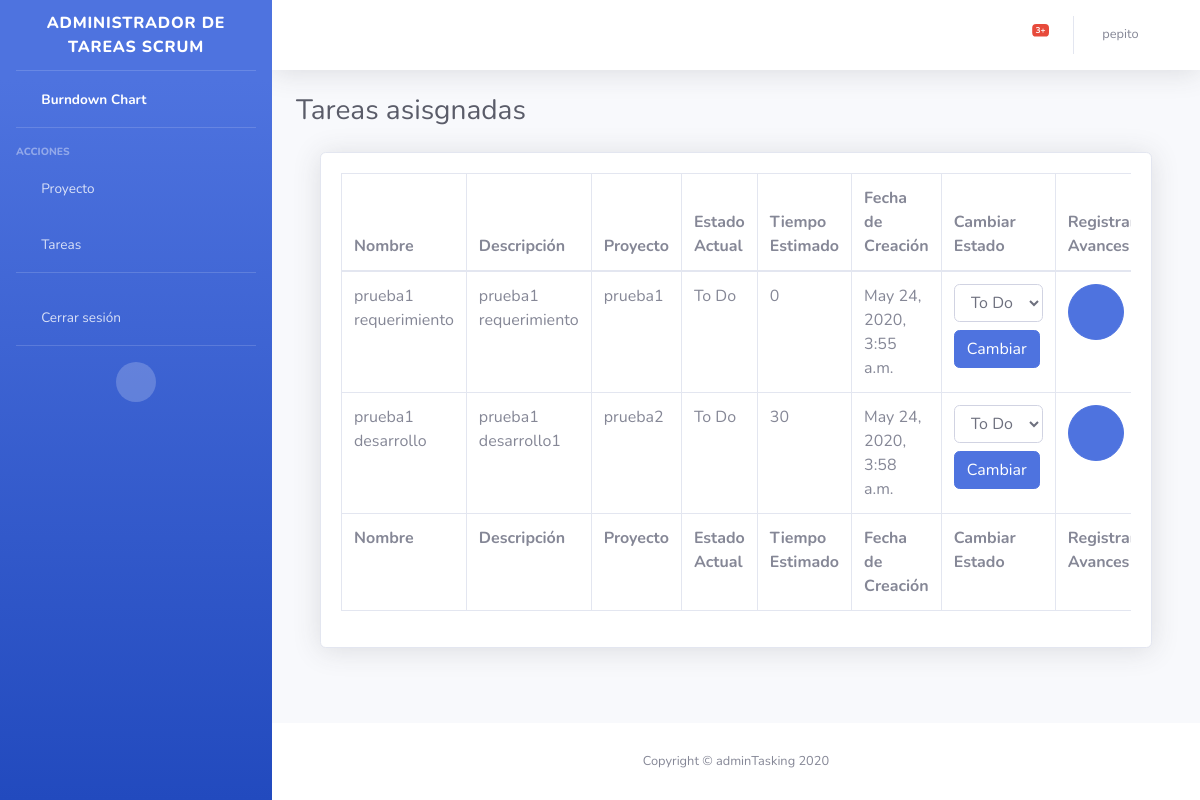
Page /list-tareas-asignadas/ (signed in) on the earlier database version.
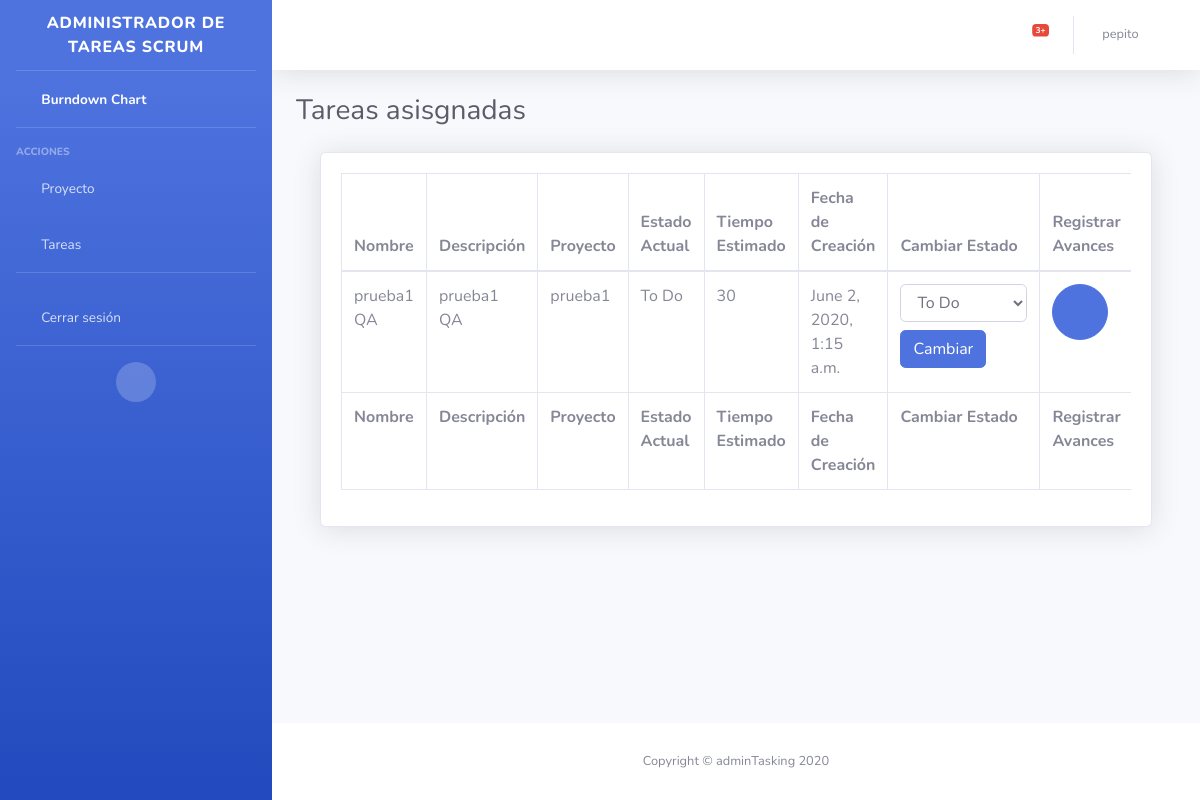
Same page on the later database version.
### app/models.py (models this page shows, shortened)
class Tarea(models.Model):
    nombre = models.CharField(max_length=200, null=False)
    descripcion = models.TextField(null=True)
    tiempoEstimado = models.IntegerField(null=True)
    fechaCreacion = models.DateTimeField(auto_now_add=True)
    developer =models.ForeignKey(User,
                  related_name='developer',
                  null=True,
                  on_delete=models.PROTECT)
    proyecto =models.ForeignKey(Proyecto,
                  related_name='proyecto',
                  null=False,
                  on_delete=models.PROTECT)
    estadoActual =models.ForeignKey(Estado,
                  related_name='estadoActual',
                  null=False,
                  on_delete=models.PROTECT)
    class Meta:
        app_label = 'app'

class Proyecto(models.Model):
    nombre = models.CharField(max_length=45, null=False)
    descripcion = models.CharField(max_length=45, null=True)
    productOwner =models.ForeignKey(User,
                  related_name='productOwner',
                  null=False,
                  on_delete=models.PROTECT)
    def __str__(self):
        return self.nombre
    class Meta:
        app_label = 'app'

class Estado(models.Model):
    nombre = models.CharField(max_length=45, null=False)
    def __str__(self):
        return self.nombre
    class Meta:
        app_label = 'app'

### app/views.py (the view)
# urls.py: path('list-tareas-asignadas/', views.list_tareas_asignadas, name='list_tareas_asignadas'),
@login_required
def list_tareas_asignadas(request):
    developer=User.objects.get(id=request.user.id)
    lista_tareas=Tarea.objects.filter( developer_id=developer.id)
    estados=Estado.objects.all()
    contexto = {
        'lista_tareas': lista_tareas,
        'estados': estados
    }
    return render(request, "app/tareas_asignadas.html",contexto)

### app/templates/app/tareas_asignadas.html (shortened to what this page needs)
{% extends "app/base.html" %}
{% load static %}
{% block contenido %}
<div class="d-sm-flex align-items-center justify-content-between mb-4">
    <h1 class="h3 mb-0 text-gray-800">Tareas asisgnadas</h1>
</div>
<div class="container-fluid">
    <div class="card shadow mb-4">
        <div class="card-body">
            <div class="table-responsive">
                <table class="table table-bordered" id="dataTable" width="100%" cellspacing="0">
                    <thead>
                        <tr>
                            <th>Nombre</th>
                            <th>Descripción</th>
                            <th>Proyecto</th>
                            <th>Estado Actual</th>
                            <th>Tiempo Estimado</th>
                            <th>Fecha de Creación</th>
                            <th>Cambiar Estado</th>
                            <th>Registrar Avances</th>
                        </tr>
                    </thead>
                    <tfoot>
                        <tr>
                            <th>Nombre</th>
                            <th>Descripción</th>
                            <th>Proyecto</th>
                            <th>Estado Actual</th>
                            <th>Tiempo Estimado</th>
                            <th>Fecha de Creación</th>
                            <th>Cambiar Estado</th>
                            <th>Registrar Avances</th>
                        </tr>
                    </tfoot>
                    <tbody>
                        {% for tarea in lista_tareas %}
                        <tr>
                            <td>{{ tarea.nombre }}</td>
                            <td>{{ tarea.descripcion }}</td>
                            <td>{{ tarea.proyecto }}</td>
                            <td>{{ tarea.estadoActual }}</td>
                            <td>{{ tarea.tiempoEstimado }}</td>
                            <td>{{ tarea.fechaCreacion }}</td>
                            <td>
                                <form class="form-inline" action="{% url 'app:cambiar_estado' %}" method="post" id="form_{{tarea.id}}">
                                    <div class="form-group mb-2">
                                        <select name="estado" id="estado" class="form-control" required>
                                            {% for e in estados %}
                                            <option value="{{e.id}}" {% if e.id == tarea.estadoActual_id %}
                                                selected="true" {%endif %}>{{e.nombre}}</option>
                                            {% endfor %}
                                        </select>
                                    </div>
                                    <button type="submit" class="btn btn-primary mb-2">Cambiar</button>
                                </form>
                            </td>
                            <td>
                                <form class="user" action="{% url 'app:form_avance' %}" method="post">
                                    <button class="btn btn-primary btn-circle btn-lg" type="submit"><i
                                            class="fas fa-clipboard-list"></i>
                                    </button>
                                </form>
                            </td>
                        </tr>
                        {% endfor %}
                    </tbody>
                </table>
            </div>
        </div>
    </div>
</div>
{% endblock %}

Differences in the rows shown:
no longer on this page (row edited): Tarea: nombre "prueba1 requerimiento", descripcion "prueba1 requerimiento", proyecto "prueba1", estadoActual "To Do", tiempoEstimado "0", fechaCreacion "May 24, 2020, 3:55 a.m.", estado "To Do"
no longer on this page (row edited): Tarea: nombre "prueba1 desarrollo", descripcion "prueba1 desarrollo1", proyecto "prueba2", estadoActual "To Do", tiempoEstimado "30", fechaCreacion "May 24, 2020, 3:58 a.m.", estado "To Do"
added Tarea: nombre "prueba1 QA", descripcion "prueba1 QA", proyecto "prueba1", estadoActual "To Do", tiempoEstimado "30", fechaCreacion "June 2, 2020, 1:15 a.m.", estado "To Do"
